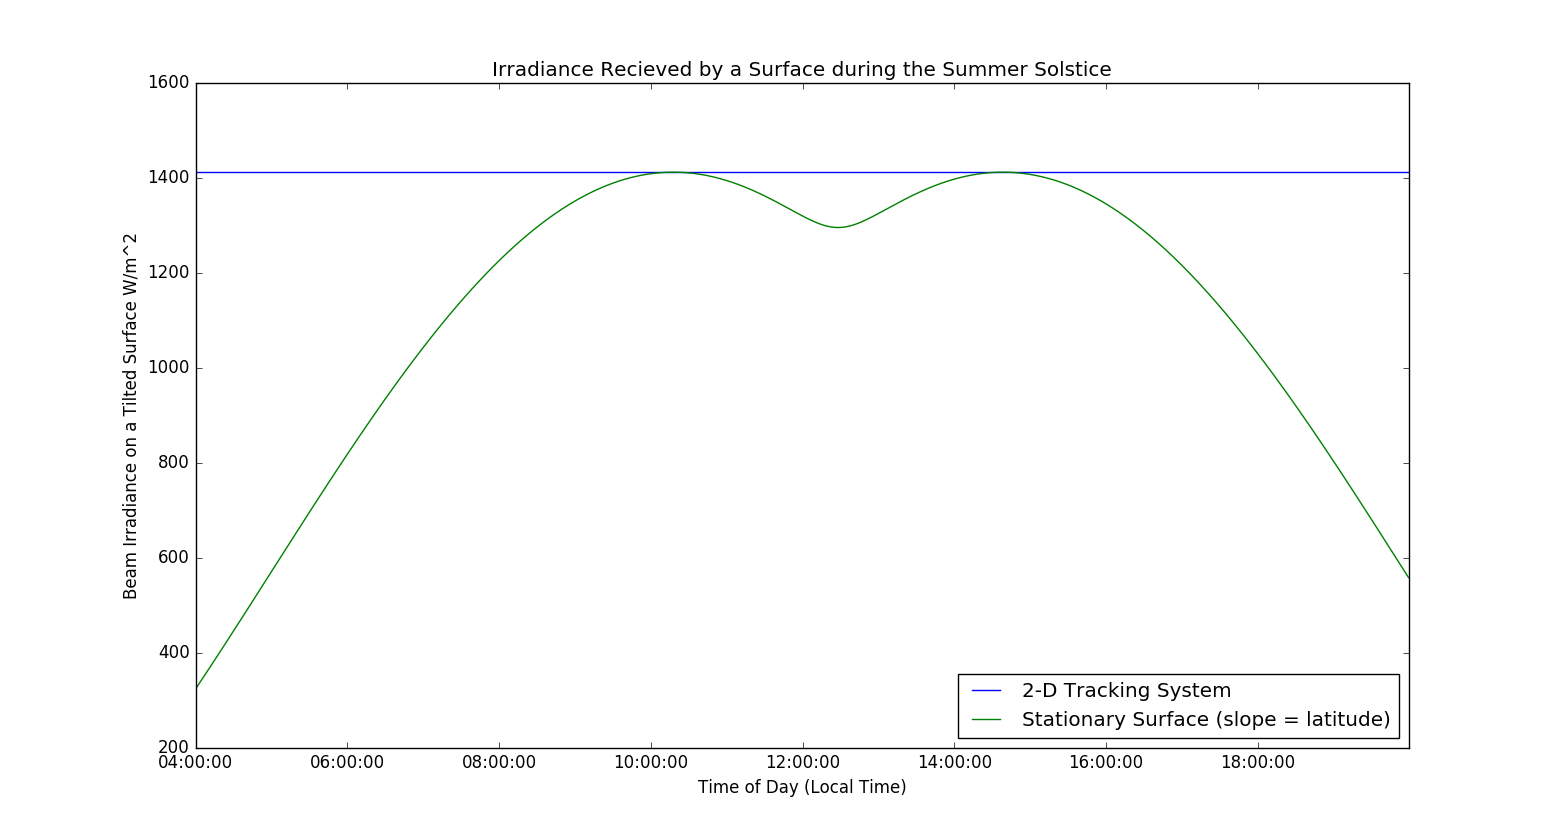

This figure's Python source:
import datetime
import funcs
import matplotlib.pyplot as plt
import numpy as np

Gsc = 1367
Gon = Gsc * (1+0.033*np.cos(360/365*172))

stand_times = []
for i in range(4, 20):
    for j in range(60):
        stand_times += [datetime.time(i, j, 0)]

solarsolstice = datetime.date(2016, 6, 21)
times = [datetime.datetime.combine(solarsolstice, i) for i in stand_times]

Loc = 82.13
phi = 29.7
Lst = 75
E = -1.33
delta = 23.45

solartimes = [funcs.solar_time(Loc, Lst, E, i) for i in stand_times]
hour_angles = [funcs.hour_angle(i) for i in solartimes]
thetazs = [funcs.zenith_angle(phi, delta, i) for i in hour_angles]
gammas = [funcs.solar_azimuth_angle(hour_angles[i], thetazs[i], phi, delta) for
          i in range(len(hour_angles))]
betas = thetazs
gamma = gammas
thetas = [funcs.incidence_angle(thetazs[i], betas[i], gammas[i], gamma[i]) for i
          in range(len(thetazs))]
thetas = np.radians(np.array(thetas))

Gbt = [np.cos(i)*Gon for i in thetas]

thetas2 = [funcs.incidence_angle(thetazs[i], phi, gammas[i], 0) for i in
           range(len(thetazs))]
thetas2 = np.radians(np.array(thetas2))
Gbt2 = [np.cos(i)*Gon for i in thetas2]

plt.plot(times, Gbt, times, Gbt2)
plt.xlabel("Time of Day (Local Time)")
plt.ylabel("Beam Irradiance on a Tilted Surface W/m^2")
plt.title("Irradiance Recieved by a Surface during the Summer Solstice")
plt.legend(["2-D Tracking System", "Stationary Surface (slope = latitude)"],
           loc=4)
plt.show()
